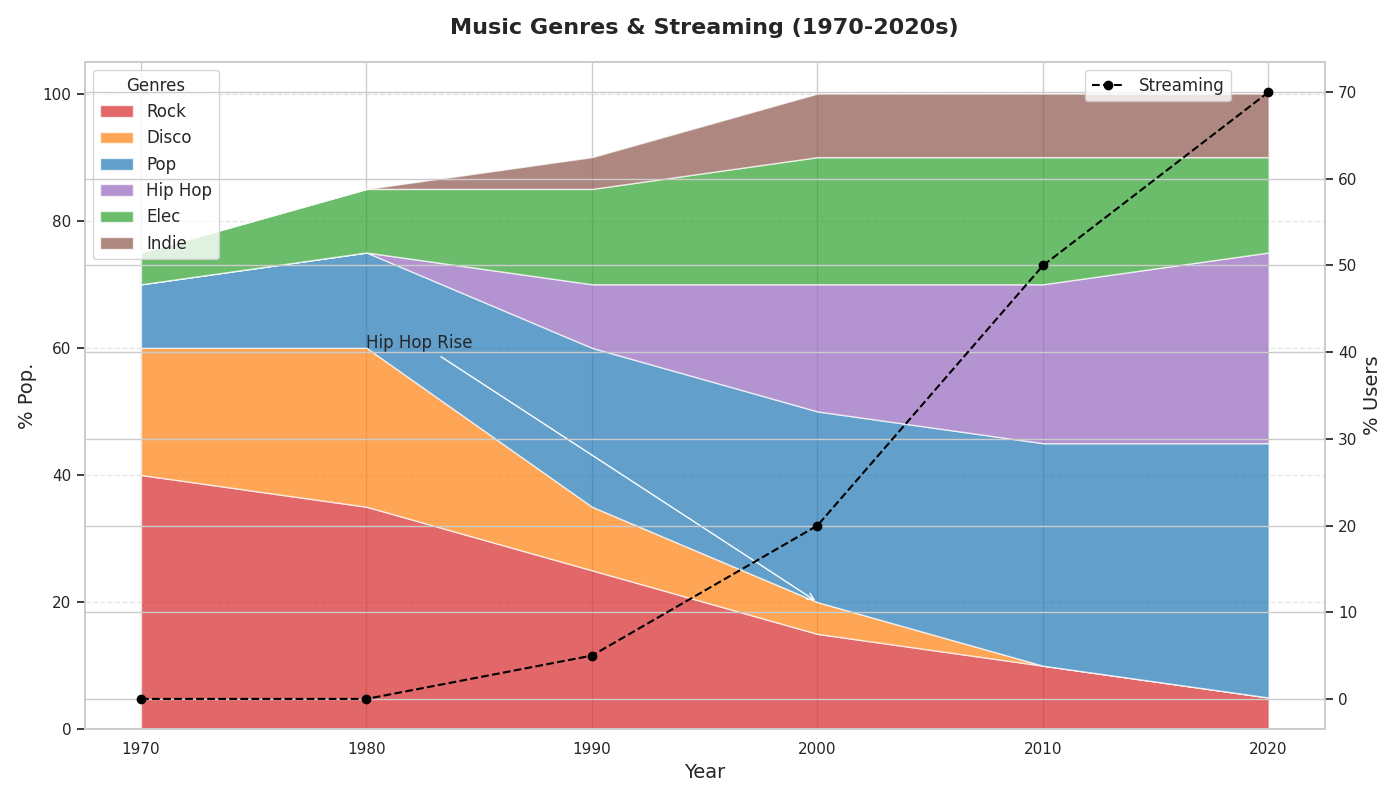

Recreate this plot in Python.
import numpy as np
import matplotlib.pyplot as plt

decades = np.arange(1970, 2030, 10)

rock = [40, 35, 25, 15, 10, 5]
disco = [20, 25, 10, 5, 0, 0]
pop = [10, 15, 25, 30, 35, 40]
hip_hop = [0, 0, 10, 20, 25, 30]
electronic = [5, 10, 15, 20, 20, 15]
indie = [0, 0, 5, 10, 10, 10]

stacked_data = np.vstack([rock, disco, pop, hip_hop, electronic, indie])

streaming_services = [0, 0, 5, 20, 50, 70]

fig, ax1 = plt.subplots(figsize=(14, 8))

ax1.stackplot(decades, stacked_data, labels=['Rock', 'Disco', 'Pop', 'Hip Hop', 'Elec', 'Indie'],
              colors=['#d62728', '#ff7f0e', '#1f77b4', '#9467bd', '#2ca02c', '#8c564b'], alpha=0.7)

ax1.set_xlabel("Year", fontsize=14)
ax1.set_ylabel("% Pop.", fontsize=14)
ax1.set_title("Music Genres & Streaming (1970-2020s)", fontsize=16, fontweight='bold', pad=20)
ax1.set_xticks(decades)
ax1.grid(axis='y', linestyle='--', alpha=0.5)

ax1.annotate('Hip Hop Rise', xy=(2000, 20), xytext=(1980, 60),
             arrowprops=dict(facecolor='black', arrowstyle='->'), fontsize=12)

ax2 = ax1.twinx()
ax2.plot(decades, streaming_services, label='Streaming', color='black', linestyle='--', marker='o')
ax2.set_ylabel("% Users", fontsize=14)

ax1.legend(loc='upper left', fontsize=12, title='Genres', bbox_to_anchor=(0, 1))
ax2.legend(loc='upper left', fontsize=12, bbox_to_anchor=(0.8, 1))

plt.tight_layout()
plt.show()
